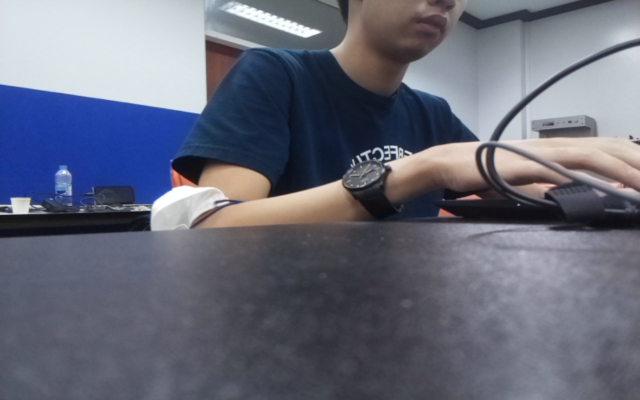
#> input picture Source/Saved_Images/Photo_0.jpg, 1280 x 800 px, found by its file name (shown at 1/2 size)
$ python pictureprocessing.py
#> lines starting #> are read from the running program, lines starting #| are printed output that depends on the picture
from PIL import Image

def Resize_Image(LIST, Horizontal_x, Horizontal_y, Vertical_x, Vertical_y):
#> called with Horizontal_x = 512, Horizontal_y = 320, Vertical_x = 556.8, Vertical_y = 348
    LIST_1 = []
    LIST_2 = []

    for i in range(6):
        InputName = LIST[i]
        Output_Horizontal_Name = f"D:Saved Images\Photo_Horizontal_{i}.jpg"
        Output_Vertical_Name = f"D:Saved Images\Photo_Vertical_{i}.jpg"
        LIST_1.append(Output_Horizontal_Name)
        LIST_2.append(Output_Vertical_Name)

        img = Image.open(InputName)
#> img is the input picture: PIL image 1280x800 RGB; mean R, G, B 103, 106.3, 121.4
        img_resize_Horizontal = img.resize((int(Horizontal_x), int(Horizontal_y)))
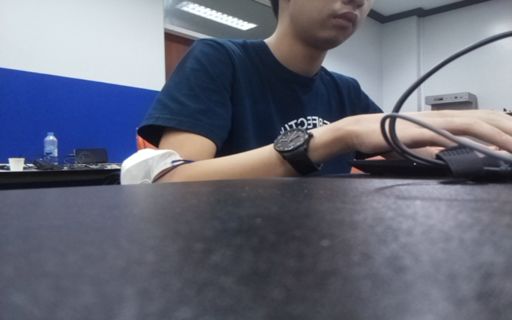
#> img_resize_Horizontal: PIL image 512x320 RGB; mean R, G, B 103, 106.3, 121.4
        img_resize_Vertical = img.resize((int(Vertical_x), int(Vertical_y)))
        img_resize_Horizontal.save(Output_Horizontal_Name)
        img_resize_Vertical.save(Output_Vertical_Name)
#> pass 2 of the loop in Resize_Image, `for i in range(6):`:
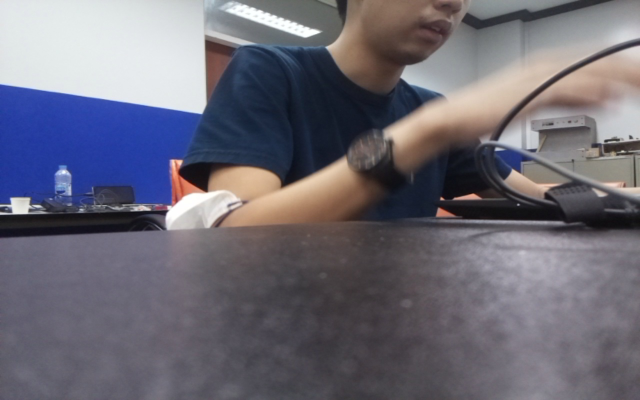
#> input picture Source/Saved_Images/Photo_1.jpg, 1280 x 800 px, found by its file name (shown at 1/2 size)
#> in Resize_Image, img is the input picture: PIL image 1280x800 RGB; mean R, G, B 108.6, 106.2, 117.8
#> in Resize_Image, `img_resize_Horizontal = img.resize((int(Horizontal_x), int(Horizontal_..`:
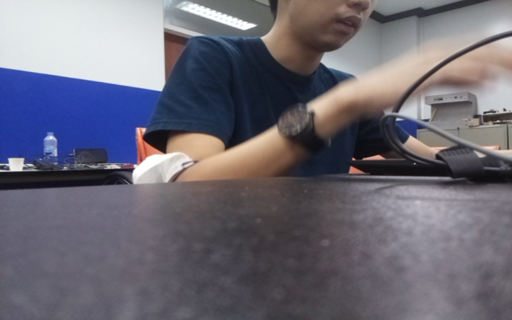
#> img_resize_Horizontal: PIL image 512x320 RGB; mean R, G, B 108.6, 106.2, 117.8
#> pass 3 of the loop in Resize_Image, `for i in range(6):`:
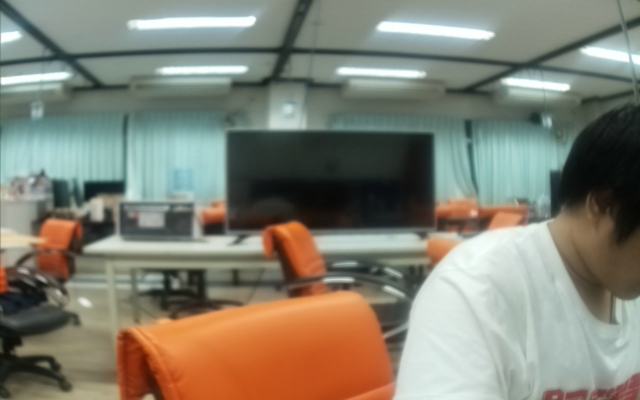
#> input picture Source/Saved_Images/Photo_2.jpg, 1280 x 800 px, found by its file name (shown at 1/2 size)
#> in Resize_Image, img is the input picture: PIL image 1280x800 RGB; mean R, G, B 130.3, 128.9, 115
#> in Resize_Image, `img_resize_Horizontal = img.resize((int(Horizontal_x), int(Horizontal_..`:
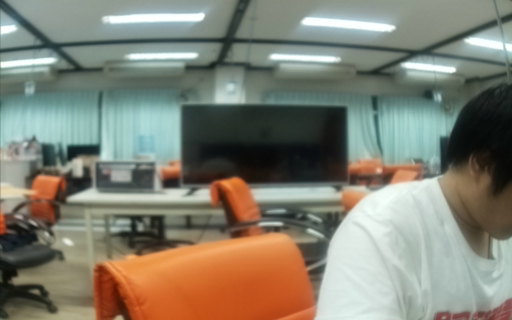
#> img_resize_Horizontal: PIL image 512x320 RGB; mean R, G, B 130.3, 128.9, 115
#> the loop made 6 passes; the first 3 are shown
    return LIST_1, LIST_2

def combine_images(columns, BG_width, BG_height, BG_color, new_size_x, new_size_y, space_x, space_y, x_offset, y_offset, image_name, images, BG):
    #background = Image.new('RGBA', (BG_width, BG_height), BG_color) # create Image Background
    background = BG

    x = 0
    y = 0
    for i, image in enumerate(images):
        img = Image.open(image)

        background.paste(img, (x + x_offset, y + y_offset))
        x += new_size_x + space_x

        if (i + 1) % columns == 0:
            y += new_size_y + space_y
            x = 0

    background.save(image_name)

IMAGE = ["D:\Saved Images\Photo_0.jpg",
         "D:\Saved Images\Photo_1.jpg",
         "D:\Saved Images\Photo_2.jpg",
         "D:\Saved Images\Photo_3.jpg",
         "D:\Saved Images\Photo_4.jpg",
         "D:\Saved Images\Photo_5.jpg"
         ]

#IMAGE = Selected_images     # dont forget to delete # out


# resize function
IMAGE_Horizontal_Resize, IMAGE_Vertical_Resize = Resize_Image(list(IMAGE), Horizontal_x=512, Horizontal_y=320, Vertical_x=556.8, Vertical_y=348)

Output_IMAGE_Horizontal = "D:\Output Image\Posted_Image_Horizontal.png"
Output_IMAGE_Vertical = "D:\Output Image\Posted_Image_Vertical.png"

#> (the run stopped early here; a loop or call above may not have finished)
